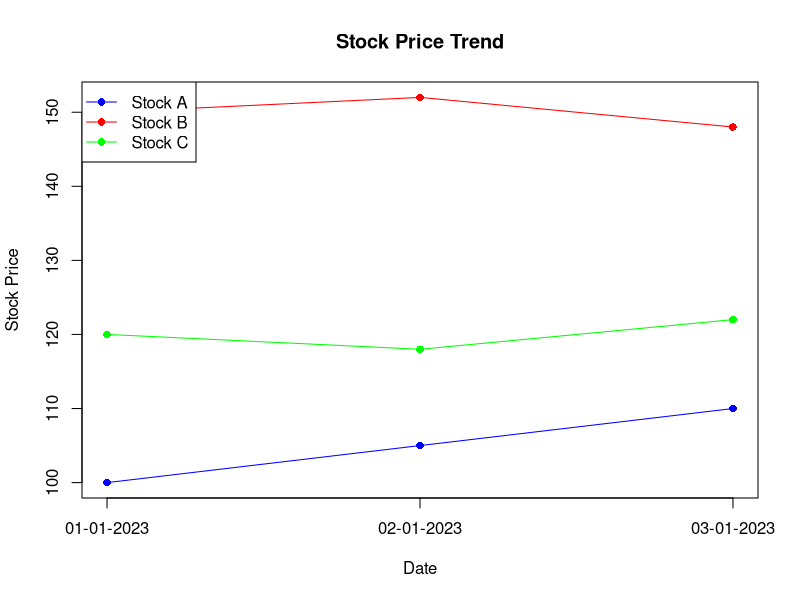
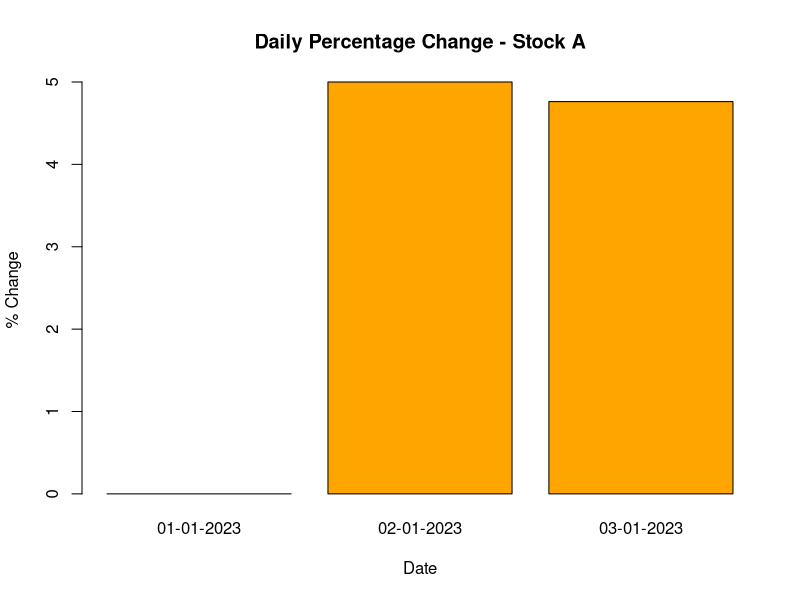

Write the R code that produced these figures, in order.
setwd("E:/Development/College/Data-Handling-and-Visualization/Experiments/Exp-13-Stock-Analysis")

data <- read.csv("StockPrices.csv")

# Line Chart
matplot(1:nrow(data),
        data[,2:4],
        type="o",
        pch=16,
        lty=1,
        col=c("blue","red","green"),
        xaxt="n",
        xlab="Date",
        ylab="Stock Price",
        main="Stock Price Trend")

axis(1, at=1:nrow(data), labels=data$Date)

legend("topleft",
       legend=c("Stock A","Stock B","Stock C"),
       col=c("blue","red","green"),
       lty=1,
       pch=16)

# Daily Percentage Change for Stock A
pct_change <- c(0, diff(data$Stock_A) / head(data$Stock_A,-1) * 100)

barplot(pct_change,
        names.arg=data$Date,
        col="orange",
        xlab="Date",
        ylab="% Change",
        main="Daily Percentage Change - Stock A")

print(data)
